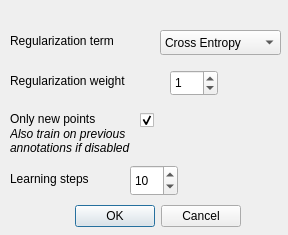
<?xml version="1.0" encoding="UTF-8"?>
<ui version="4.0">
 <class>InteractLearnDialogBase</class>
 <widget class="QDialog" name="InteractLearnDialogBase">
  <property name="geometry">
   <rect>
    <x>0</x>
    <y>0</y>
    <width>288</width>
    <height>235</height>
   </rect>
  </property>
  <property name="windowTitle">
   <string>Interactive Learning</string>
  </property>
  <widget class="QDialogButtonBox" name="button_box">
   <property name="geometry">
    <rect>
     <x>70</x>
     <y>200</y>
     <width>171</width>
     <height>32</height>
    </rect>
   </property>
   <property name="orientation">
    <enum>Qt::Horizontal</enum>
   </property>
   <property name="standardButtons">
    <set>QDialogButtonBox::Cancel|QDialogButtonBox::Ok</set>
   </property>
  </widget>
  <widget class="QComboBox" name="comboBox">
   <property name="geometry">
    <rect>
     <x>160</x>
     <y>30</y>
     <width>121</width>
     <height>25</height>
    </rect>
   </property>
   <item>
    <property name="text">
     <string>Cross Entropy</string>
    </property>
   </item>
   <item>
    <property name="text">
     <string>L1</string>
    </property>
   </item>
  </widget>
  <widget class="QLabel" name="label">
   <property name="geometry">
    <rect>
     <x>10</x>
     <y>30</y>
     <width>171</width>
     <height>21</height>
    </rect>
   </property>
   <property name="text">
    <string>Regularization term</string>
   </property>
  </widget>
  <widget class="QLabel" name="label_2">
   <property name="geometry">
    <rect>
     <x>10</x>
     <y>60</y>
     <width>151</width>
     <height>41</height>
    </rect>
   </property>
   <property name="text">
    <string>Regularization weight</string>
   </property>
  </widget>
  <widget class="QLabel" name="label_3">
   <property name="geometry">
    <rect>
     <x>10</x>
     <y>110</y>
     <width>151</width>
     <height>17</height>
    </rect>
   </property>
   <property name="text">
    <string>Only new points</string>
   </property>
  </widget>
  <widget class="QLabel" name="label_4">
   <property name="geometry">
    <rect>
     <x>10</x>
     <y>120</y>
     <width>131</width>
     <height>41</height>
    </rect>
   </property>
   <property name="font">
    <font>
     <pointsize>9</pointsize>
     <italic>true</italic>
    </font>
   </property>
   <property name="autoFillBackground">
    <bool>false</bool>
   </property>
   <property name="text">
    <string>Also train on previous
annotations if disabled</string>
   </property>
   <property name="textFormat">
    <enum>Qt::PlainText</enum>
   </property>
   <property name="wordWrap">
    <bool>false</bool>
   </property>
   <property name="margin">
    <number>1</number>
   </property>
  </widget>
  <widget class="QLabel" name="label_5">
   <property name="geometry">
    <rect>
     <x>10</x>
     <y>170</y>
     <width>121</width>
     <height>17</height>
    </rect>
   </property>
   <property name="text">
    <string>Learning steps</string>
   </property>
  </widget>
  <widget class="QSpinBox" name="spinBox">
   <property name="geometry">
    <rect>
     <x>130</x>
     <y>165</y>
     <width>48</width>
     <height>31</height>
    </rect>
   </property>
   <property name="value">
    <number>10</number>
   </property>
  </widget>
  <widget class="QCheckBox" name="checkBox">
   <property name="geometry">
    <rect>
     <x>140</x>
     <y>110</y>
     <width>91</width>
     <height>21</height>
    </rect>
   </property>
   <property name="text">
    <string/>
   </property>
   <property name="iconSize">
    <size>
     <width>32</width>
     <height>32</height>
    </size>
   </property>
   <property name="checked">
    <bool>true</bool>
   </property>
   <property name="autoRepeat">
    <bool>false</bool>
   </property>
  </widget>
  <widget class="QSpinBox" name="spinBox_weight">
   <property name="geometry">
    <rect>
     <x>170</x>
     <y>70</y>
     <width>48</width>
     <height>26</height>
    </rect>
   </property>
   <property name="maximum">
    <number>1000</number>
   </property>
   <property name="value">
    <number>1</number>
   </property>
  </widget>
 </widget>
 <resources/>
 <connections>
  <connection>
   <sender>button_box</sender>
   <signal>accepted()</signal>
   <receiver>InteractLearnDialogBase</receiver>
   <slot>accept()</slot>
   <hints>
    <hint type="sourcelabel">
     <x>20</x>
     <y>20</y>
    </hint>
    <hint type="destinationlabel">
     <x>20</x>
     <y>20</y>
    </hint>
   </hints>
  </connection>
  <connection>
   <sender>button_box</sender>
   <signal>rejected()</signal>
   <receiver>InteractLearnDialogBase</receiver>
   <slot>reject()</slot>
   <hints>
    <hint type="sourcelabel">
     <x>20</x>
     <y>20</y>
    </hint>
    <hint type="destinationlabel">
     <x>20</x>
     <y>20</y>
    </hint>
   </hints>
  </connection>
 </connections>
</ui>
